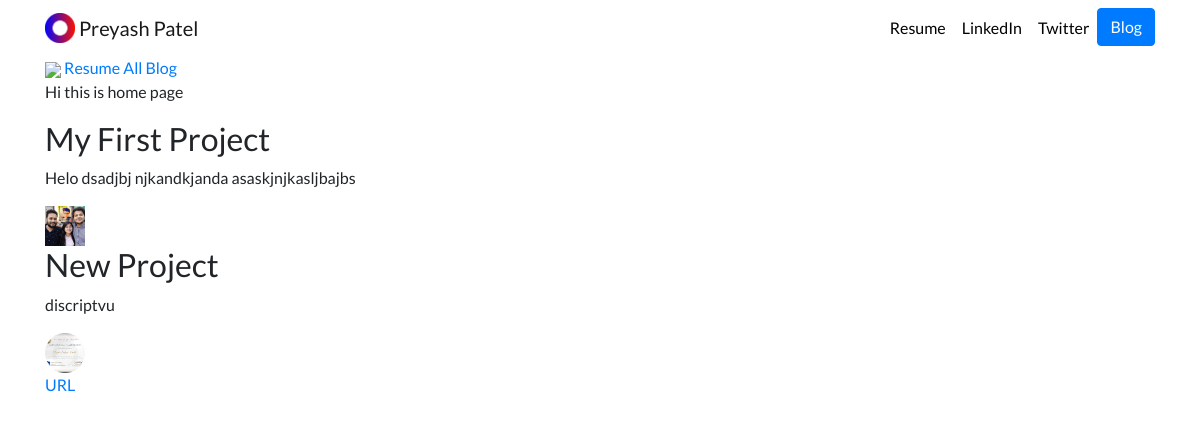
The page / on the database its author committed.
### portfolio/models.py (models this page shows, shortened)
class Project(models.Model):
    title = models.CharField(max_length=100)
    description = models.CharField(max_length=100)
    image = models.ImageField(upload_to = "portfolio_/images/")
    url = models.URLField(blank=True)

### portfolio/views.py (the view)
# urls.py: 2. Add a URL to urlpatterns:  path('', views.home, name='home')
def home(request):
    projects = Project.objects.all()
    return render(request, "portfolio/home.html", {"projects":projects})

### portfolio/templates/portfolio/home.html (shortened to what this page needs)
{% extends 'portfolio/base.html' %}
{% block content %}
    {% load static %}
    <img src="{% static 'portfolio/Profile.jpg' %}"/>
    <a href="{% static 'portfolio/Resume.pdf' %}">Resume</a>
    <a href="{% url 'blog:all_blog' %}">All Blog</a>
    <p>Hi this is home page</p>
    {% for project in projects %}
    <h2>{{project.title}}</h2>
    <p>{{project.description}}</p>
    <img src="{{project.image.url}}" height="40" width="40"/>
    <br>
    {% if project.url %}
    <a href="{{project.url}}">URL</a>
    {% endif %}
    {% endfor %}
{% endblock %}

### portfolio/static/portfolio/custom.css (style rules this page uses)
body { font-family: 'Lato', sans-serif; }

### rows shown on the page
Project: title "My First Project", description "Helo dsadjbj njkandkjanda asaskjnjkasljbajbs", image (picture)
Project: title "New Project", description "discriptvu", image (picture)
